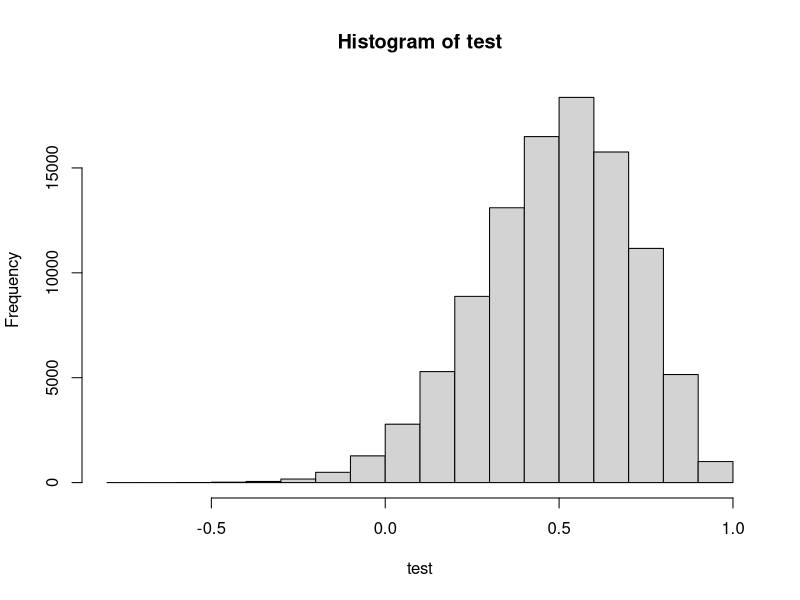

Source code (R):
#Desired Spearman correlation between bouldering and lead
rho <- 0.5
set.seed(1234)

#Step 1: Generate the marginals with nsim = 100000
nsim <- 100000
speed <- runif(nsim)
lead <- runif(nsim)
bouldering <- runif(nsim)

dat <- data.frame(speed, lead, bouldering)

#Step 2.  The upper and lower bounds are 1 and -1.  
#Don't need this here. 

#Step 3.
#Pick some indexes
ind <- sample(1:nsim, rho * nsim, replace = FALSE)
dat$lead[ind] <- sort(dat$lead[ind])
dat$bouldering[ind] <- sort(dat$bouldering[ind])

#Now we have the "population" that has the desired correlation.  
test <- c()
for (i in 1:100000){print(i)
ind2 <- sample(1:nsim, 20, replace = FALSE)
prelims <- dat[ind2,]
prelims <- as.data.frame(apply(prelims, 2, rank))
test[i] <- cor(prelims$lead,prelims$bouldering, method = "spearman")
}

hist(test)





